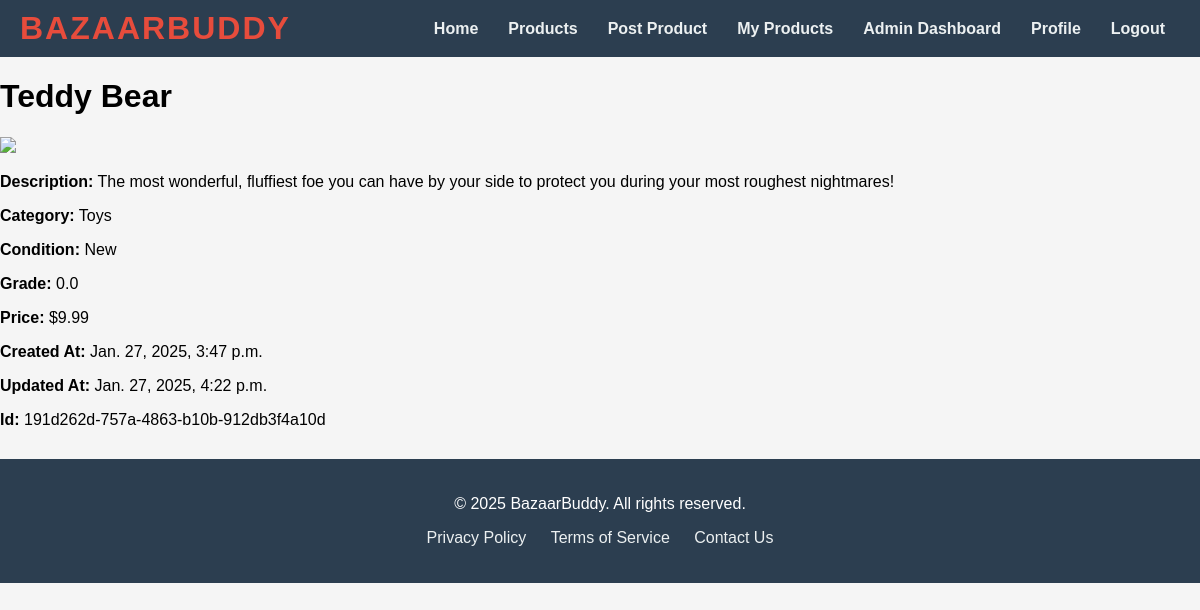
The app's page /product/191d262d-757a-4863-b10b-912db3f4a10d/ (signed in) with its own data.
### core/models.py (models this page shows, shortened)
class Product(models.Model):
    id = models.UUIDField(primary_key=True, default=uuid.uuid4, editable=False)
    title = models.CharField(max_length=50)
    description = models.TextField(max_length=256)
    category = models.ForeignKey(Category, on_delete=models.CASCADE)
    price = models.DecimalField(decimal_places=2, default=0, max_digits=6)
    image_url = models.CharField(max_length = 512)
    class Condition(models.TextChoices):
        NEW = 'New', 'New'
        LIKE_NEW = 'Like New', 'Like New'
        USED = 'Used', 'Used'
        DAMAGED = 'Damaged', 'Damaged'
    condition = models.CharField(
        max_length=20,
        choices=Condition.choices
    )
    grade = models.DecimalField(decimal_places=1, max_digits=2, default=0)
    user = models.ForeignKey(User, on_delete=models.CASCADE)
    date_created = models.DateTimeField(auto_now_add=True)
    date_updated = models.DateTimeField(auto_now=True)
    class State(models.TextChoices):
        PENDING = 'Pending', 'Pending'
        ACCEPTED = 'Accepted', 'Accepted'
        REJECTED = 'Rejected', 'Rejected'
    state = models.CharField(
        max_length=20,
        choices=State.choices,
        default=State.PENDING
    )

class Category(models.Model):
    id = models.UUIDField(primary_key=True, default=uuid.uuid4, editable=False)
    name = models.CharField(max_length=128)
    def __str__(self):
        return self.name

### core/views.py (the view)
# urls.py: path('product/<uuid:id>/', views.product_detail, name="product_detail"),
@login_required
def product_detail(request, id):
    product = get_object_or_404(Product, pk = id)
    context = {
        'product': product
    }
    return render(request, 'core/product_detail.html', context)

### core/templates/core/product_detail.html (shortened to what this page needs)
{% extends 'core/base.html' %}
{% block content %}
<div>
    <h1>{{ product.title }}</h1>
    <img src="{{ product.image_url }}" style="width: 250px;">
    <p><strong>Description:</strong> {{ product.description }}</p>
    <p><strong>Category:</strong> {{ product.category }}</p>
    <p><strong>Condition:</strong> {{ product.condition }}</p>
    <p><strong>Grade:</strong> {{ product.grade }}</p>
    <p><strong>Price:</strong> ${{ product.price }}</p>
    <p><strong>Created At:</strong> {{ product.date_created }}</p>
    <p><strong>Updated At:</strong> {{ product.date_updated }}</p>
    <p><strong>Id:</strong> {{ product.id }}</p>
</div>
{% endblock %}

### core/static/core/base.css (style rules this page uses)
body { font-family: 'Cairo', sans-serif; background-color: #f5f5f5; margin: 0; padding: 0; }

### records on screen
Product: title "Teddy Bear", description "The most wonderful, fluffiest foe you can have by your side to protect you during your most roughest nightmares!", category "Toys", condition "New", grade "0.0", price "9.99", date_created "Jan. 27, 2025, 3:47 p.m.", date_updated "Jan. 27, 2025, 4:22 p.m.", id "191d262d-757a-4863-b10b-912db3f4a10d"
